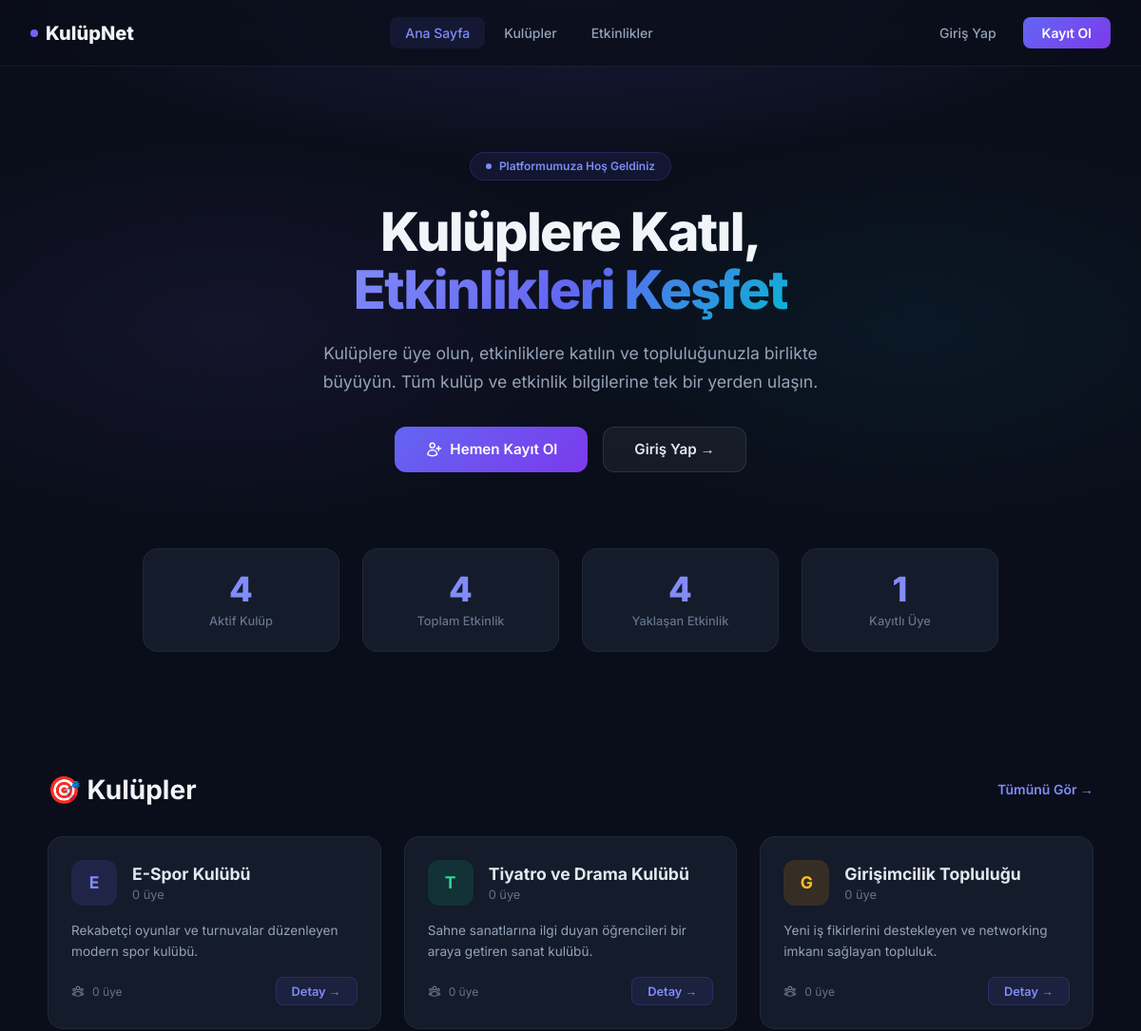
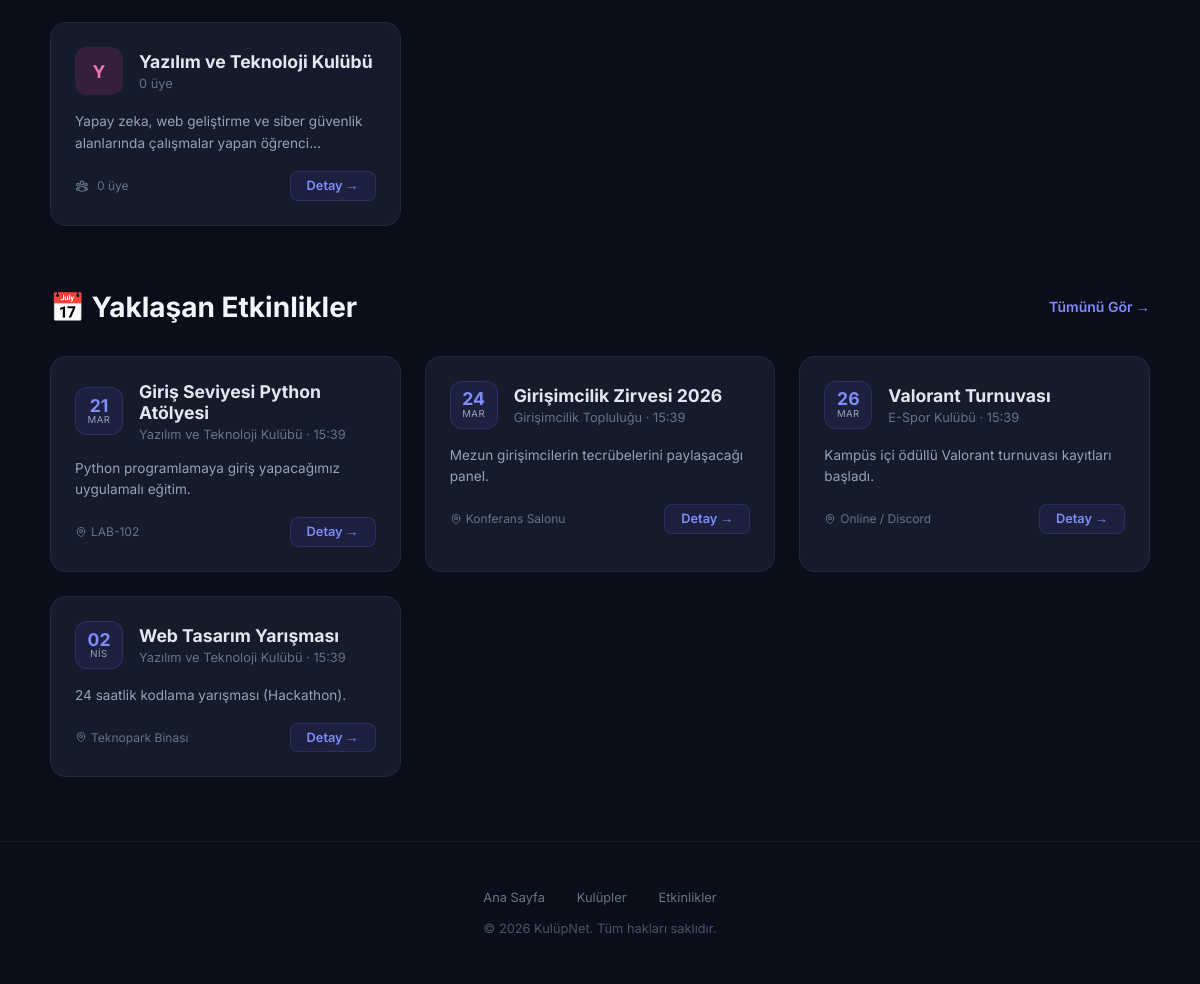
The page / on the database its author committed (2 pictures, top to bottom).
### tables this page shows
CREATE TABLE IF NOT EXISTS kulupler (
    id INT AUTO_INCREMENT PRIMARY KEY,
    ad VARCHAR(100) NOT NULL,
    aciklama TEXT
);

CREATE TABLE IF NOT EXISTS etkinlikler (
    id INT AUTO_INCREMENT PRIMARY KEY,
    kulup_id INT,
    baslik VARCHAR(200) NOT NULL,
    aciklama TEXT,
    tarih DATETIME NOT NULL,
    konum VARCHAR(200),
    FOREIGN KEY (kulup_id) REFERENCES kulupler(id) ON DELETE SET NULL
);

### index.php (the view, shortened to what this page needs)
<?php
require_once 'config/veritabani.php';
$giris_yapildi = isset($_SESSION['kullanici_id']);
$kulup_sayisi = $db->query("SELECT COUNT(*) FROM kulupler")->fetchColumn();
$etkinlik_sayisi = $db->query("SELECT COUNT(*) FROM etkinlikler")->fetchColumn();
$aktif_etkinlik = $db->query("SELECT COUNT(*) FROM etkinlikler WHERE tarih >= NOW()")->fetchColumn();
$uye_sayisi = 0;
try { $uye_sayisi = $db->query("SELECT COUNT(*) FROM kullanicilar")->fetchColumn(); } catch(Exception $e) {}
$son_kulupler = $db->query("SELECT k.*, (SELECT COUNT(*) FROM kulup_uyelikleri WHERE kulup_id = k.id) as uye_sayisi FROM kulupler k ORDER BY k.id DESC LIMIT 6")->fetchAll();
$yaklasen = $db->query("SELECT e.*, k.ad as kulup_adi FROM etkinlikler e LEFT JOIN kulupler k ON e.kulup_id = k.id WHERE e.tarih >= NOW() ORDER BY e.tarih ASC LIMIT 6")->fetchAll();
?>
<!DOCTYPE html>
<html lang="tr">
<head>
</head>
<body>
    <nav class="navbar">
        <a href="index.php" class="nav-brand">
            <span class="brand-dot"></span>
            KulüpNet
        </a>
        <div class="nav-links">
            <a href="index.php" class="active">Ana Sayfa</a>
            <a href="kulupler.php">Kulüpler</a>
            <a href="etkinlikler.php">Etkinlikler</a>
        </div>
        <div class="nav-auth">
            <?php if ($giris_yapildi): ?>
                <div class="user-menu">
                    <a href="profil.php" class="user-avatar"><?php echo mb_strtoupper(mb_substr($_SESSION['kullanici_ad'], 0, 1)); ?></a>
                    <a href="profil.php" style="text-decoration:none;"><span class="user-menu-name"><?php echo htmlspecialchars($_SESSION['kullanici_ad']); ?></span></a>
                    <a href="ayarlar.php" class="btn-ghost" title="Ayarlar">
                        <svg xmlns="http://www.w3.org/2000/svg" fill="none" viewBox="0 0 24 24" stroke-width="2" stroke="currentColor" style="width:18px;height:18px;">
                            <path stroke-linecap="round" stroke-linejoin="round" d="M9.594 3.94c.09-.542.56-.94 1.11-.94h2.593c.55 0 1.02.398 1.11.94l.213 1.281c.063.374.313.686.645.87.074.04.147.083.22.127.325.196.72.257 1.075.124l1.217-.456a1.125 1.125 0 0 1 1.37.49l1.296 2.247a1.125 1.125 0 0 1-.26 1.431l-1.003.827c-.293.241-.438.613-.43.992a7.723 7.723 0 0 1 0 .255c-.008.378.137.75.43.991l1.004.827c.424.35.534.955.26 1.43l-1.298 2.247a1.125 1.125 0 0 1-1.369.491l-1.217-.456c-.355-.133-.75-.072-1.076.124a6.47 6.47 0 0 1-.22.128c-.331.183-.581.495-.644.869l-.213 1.281c-.09.543-.56.94-1.11.94h-2.594c-.55 0-1.019-.398-1.11-.94l-.213-1.281c-.062-.374-.312-.686-.644-.87a6.52 6.52 0 0 1-.22-.127c-.325-.196-.72-.257-1.076-.124l-1.217.456a1.125 1.125 0 0 1-1.369-.49l-1.297-2.247a1.125 1.125 0 0 1 .26-1.431l1.004-.827c.292-.24.437-.613.43-.991a6.932 6.932 0 0 1 0-.255c.007-.38-.138-.751-.43-.992l-1.004-.827a1.125 1.125 0 0 1-.26-1.43l1.297-2.247a1.125 1.125 0 0 1 1.37-.491l1.216.456c.356.133.751.072 1.076-.124.072-.044.146-.086.22-.128.332-.183.582-.495.644-.869l.214-1.28Z" />
                            <path stroke-linecap="round" stroke-linejoin="round" d="M15 12a3 3 0 1 1-6 0 3 3 0 0 1 6 0Z" />
                        </svg>
                    </a>
                    <a href="cikis.php" class="btn-ghost" title="Çıkış">
                        <svg xmlns="http://www.w3.org/2000/svg" fill="none" viewBox="0 0 24 24" stroke-width="2" stroke="currentColor" style="width:18px;height:18px;">
                            <path stroke-linecap="round" stroke-linejoin="round" d="M15.75 9V5.25A2.25 2.25 0 0 0 13.5 3h-6a2.25 2.25 0 0 0-2.25 2.25v13.5A2.25 2.25 0 0 0 7.5 21h6a2.25 2.25 0 0 0 2.25-2.25V15m3 0 3-3m0 0-3-3m3 3H9" />
                        </svg>
                    </a>
                </div>
            <?php else: ?>
                <a href="giris.php" class="btn-ghost">Giriş Yap</a>
                <a href="kayit.php" class="btn-primary-nav">Kayıt Ol</a>
            <?php endif; ?>
        </div>
    </nav>
    <section class="hero">
        <div class="hero-content">
            <div class="hero-badge">
                <span class="pulse-dot"></span>
                Platformumuza Hoş Geldiniz
            </div>
            <h1>Kulüplere Katıl,<br><span class="gradient-text">Etkinlikleri Keşfet</span></h1>
            <p>Kulüplere üye olun, etkinliklere katılın ve topluluğunuzla birlikte büyüyün. Tüm kulüp ve etkinlik bilgilerine tek bir yerden ulaşın.</p>
            <div class="hero-actions">
                <?php if ($giris_yapildi): ?>
                    <a href="kulupler.php" class="btn-hero primary">
                        <svg xmlns="http://www.w3.org/2000/svg" fill="none" viewBox="0 0 24 24" stroke-width="2" stroke="currentColor"><path stroke-linecap="round" stroke-linejoin="round" d="M18 18.72a9.094 9.094 0 0 0 3.741-.479 3 3 0 0 0-4.682-2.72m.94 3.198.001.031c0 .225-.012.447-.037.666A11.944 11.944 0 0 1 12 21c-2.17 0-4.207-.576-5.963-1.584A6.062 6.062 0 0 1 6 18.719m12 0a5.971 5.971 0 0 0-.941-3.197m0 0A5.995 5.995 0 0 0 12 12.75a5.995 5.995 0 0 0-5.058 2.772m0 0a3 3 0 0 0-4.681 2.72 8.986 8.986 0 0 0 3.74.477m.94-3.197a5.971 5.971 0 0 0-.94 3.197M15 6.75a3 3 0 1 1-6 0 3 3 0 0 1 6 0Zm6 3a2.25 2.25 0 1 1-4.5 0 2.25 2.25 0 0 1 4.5 0Zm-13.5 0a2.25 2.25 0 1 1-4.5 0 2.25 2.25 0 0 1 4.5 0Z" /></svg>
                        Kulüpleri Keşfet
                    </a>
                    <a href="etkinlikler.php" class="btn-hero secondary">
                        <svg xmlns="http://www.w3.org/2000/svg" fill="none" viewBox="0 0 24 24" stroke-width="2" stroke="currentColor"><path stroke-linecap="round" stroke-linejoin="round" d="M6.75 3v2.25M17.25 3v2.25M3 18.75V7.5a2.25 2.25 0 0 1 2.25-2.25h13.5A2.25 2.25 0 0 1 21 7.5v11.25m-18 0A2.25 2.25 0 0 0 5.25 21h13.5A2.25 2.25 0 0 0 21 18.75m-18 0v-7.5A2.25 2.25 0 0 1 5.25 9h13.5A2.25 2.25 0 0 1 21 11.25v7.5" /></svg>
                        Etkinlikleri Gör
                    </a>
                <?php else: ?>
                    <a href="kayit.php" class="btn-hero primary">
                        Hemen Kayıt Ol
                    </a>
                    <a href="giris.php" class="btn-hero secondary">
                        Giriş Yap →
                    </a>
                <?php endif; ?>
            </div>
        </div>
    </section>
    <section class="stats-section">
        <div class="stats-grid">
            <div class="stat-item">
                <div class="stat-value"><?php echo $kulup_sayisi; ?></div>
                <div class="stat-label">Aktif Kulüp</div>
            </div>
            <div class="stat-item">
                <div class="stat-value"><?php echo $etkinlik_sayisi; ?></div>
                <div class="stat-label">Toplam Etkinlik</div>
            </div>
            <div class="stat-item">
                <div class="stat-value"><?php echo $aktif_etkinlik; ?></div>
                <div class="stat-label">Yaklaşan Etkinlik</div>
            </div>
            <div class="stat-item">
                <div class="stat-value"><?php echo $uye_sayisi; ?></div>
                <div class="stat-label">Kayıtlı Üye</div>
            </div>
        </div>
    </section>
    <section class="section">
        <div class="section-header">
            <h2>🎯 Kulüpler</h2>
            <a href="kulupler.php">Tümünü Gör →</a>
        </div>
        <div class="cards-grid">
            <?php
            $renkler = [
                ['bg' => 'rgba(99,102,241,0.15)', 'color' => '#818cf8'],
                ['bg' => 'rgba(16,185,129,0.15)', 'color' => '#34d399'],
                ['bg' => 'rgba(245,158,11,0.15)', 'color' => '#fbbf24'],
                ['bg' => 'rgba(236,72,153,0.15)', 'color' => '#f472b6'],
                ['bg' => 'rgba(59,130,246,0.15)', 'color' => '#60a5fa'],
                ['bg' => 'rgba(6,182,212,0.15)', 'color' => '#22d3ee'],
            ];
            if (!empty($son_kulupler)):
                foreach ($son_kulupler as $i => $k):
                    $renk = $renkler[$i % count($renkler)];
                    $harf = mb_strtoupper(mb_substr($k['ad'], 0, 1));
            ?>
            <div class="card">
                <div class="card-top">
                    <div class="card-avatar" style="background: <?php echo $renk['bg']; ?>; color: <?php echo $renk['color']; ?>;"><?php echo $harf; ?></div>
                    <div>
                        <div class="card-title"><?php echo htmlspecialchars($k['ad']); ?></div>
                        <div class="card-subtitle"><?php echo $k['uye_sayisi']; ?> üye</div>
                    </div>
                </div>
                <div class="card-desc"><?php echo htmlspecialchars($k['aciklama'] ?? 'Açıklama bulunmuyor.'); ?></div>
                <div class="card-footer">
                    <div class="card-meta">
                        <?php echo $k['uye_sayisi']; ?> üye
                    </div>
                    <a href="kulup_detay.php?id=<?php echo $k['id']; ?>" class="card-btn">Detay →</a>
                </div>
            </div>
            <?php endforeach; endif; ?>
        </div>
    </section>
    <section class="section" style="padding-top: 0;">
        <div class="section-header">
            <h2>📅 Yaklaşan Etkinlikler</h2>
            <a href="etkinlikler.php">Tümünü Gör →</a>
        </div>
        <div class="cards-grid">
            <?php
            $aylar = ['Oca','Şub','Mar','Nis','May','Haz','Tem','Ağu','Eyl','Eki','Kas','Ara'];
            if (!empty($yaklasen)):
                foreach ($yaklasen as $i => $e):
                    $ts = strtotime($e['tarih']);
                    $gun = date('d', $ts);
                    $ay = $aylar[(int)date('n', $ts) - 1];
                    $saat = date('H:i', $ts);
            ?>
            <div class="card event-card">
                <div class="card-top">
                    <div class="card-date">
                        <span class="day"><?php echo $gun; ?></span>
                        <span class="month"><?php echo $ay; ?></span>
                    </div>
                    <div>
                        <div class="card-title"><?php echo htmlspecialchars($e['baslik']); ?></div>
                        <div class="card-subtitle"><?php echo htmlspecialchars($e['kulup_adi'] ?? 'Genel'); ?> · <?php echo $saat; ?></div>
                    </div>
                </div>
                <div class="card-desc"><?php echo htmlspecialchars($e['aciklama'] ?? 'Açıklama bulunmuyor.'); ?></div>
                <div class="card-footer">
                    <div class="event-location">
                        <?php echo htmlspecialchars($e['konum'] ?? 'Belirtilmedi'); ?>
                    </div>
                    <a href="etkinlikler.php" class="card-btn">Detay →</a>
                </div>
            </div>
            <?php endforeach; endif; ?>
        </div>
    </section>
    <footer class="site-footer">
        <div class="footer-links">
            <a href="index.php">Ana Sayfa</a>
            <a href="kulupler.php">Kulüpler</a>
            <a href="etkinlikler.php">Etkinlikler</a>
        </div>
        <p>&copy; 2026 KulüpNet. Tüm hakları saklıdır.</p>
    </footer>
</body>
</html>

### rows shown on the page
kulupler: ad "E", ad "E-Spor Kulübü", uye_sayisi "0", aciklama "Rekabetçi oyunlar ve turnuvalar düzenleyen modern spor kulübü."
kulupler: ad "T", ad "Tiyatro ve Drama Kulübü", uye_sayisi "0", aciklama "Sahne sanatlarına ilgi duyan öğrencileri bir araya getiren sanat kulübü."
kulupler: ad "G", ad "Girişimcilik Topluluğu", uye_sayisi "0", aciklama "Yeni iş fikirlerini destekleyen ve networking imkanı sağlayan topluluk."
kulupler: ad "Y", ad "Yazılım ve Teknoloji Kulübü", uye_sayisi "0", aciklama "Yapay zeka, web geliştirme ve siber güvenlik alanlarında çalışmalar yapan…"
etkinlikler: tarih "21", tarih "MAR", baslik "Giriş Seviyesi Python Atölyesi", kulup.ad "Yazılım ve Teknoloji Kulübü", tarih "15:39", aciklama "Python programlamaya giriş yapacağımız uygulamalı eğitim.", konum "LAB-102"
etkinlikler: tarih "24", tarih "MAR", baslik "Girişimcilik Zirvesi 2026", kulup.ad "Girişimcilik Topluluğu", tarih "15:39", aciklama "Mezun girişimcilerin tecrübelerini paylaşacağı panel.", konum "Konferans Salonu"
etkinlikler: tarih "26", tarih "MAR", baslik "Valorant Turnuvası", kulup.ad "E-Spor Kulübü", tarih "15:39", aciklama "Kampüs içi ödüllü Valorant turnuvası kayıtları başladı.", konum "Online / Discord"
etkinlikler: tarih "02", tarih "NIS", baslik "Web Tasarım Yarışması", kulup.ad "Yazılım ve Teknoloji Kulübü", tarih "15:39", aciklama "24 saatlik kodlama yarışması (Hackathon).", konum "Teknopark Binası"

### other values the page prints
$kulup_sayisi "4"
$etkinlik_sayisi "4"
$aktif_etkinlik "4"
$uye_sayisi "1"
